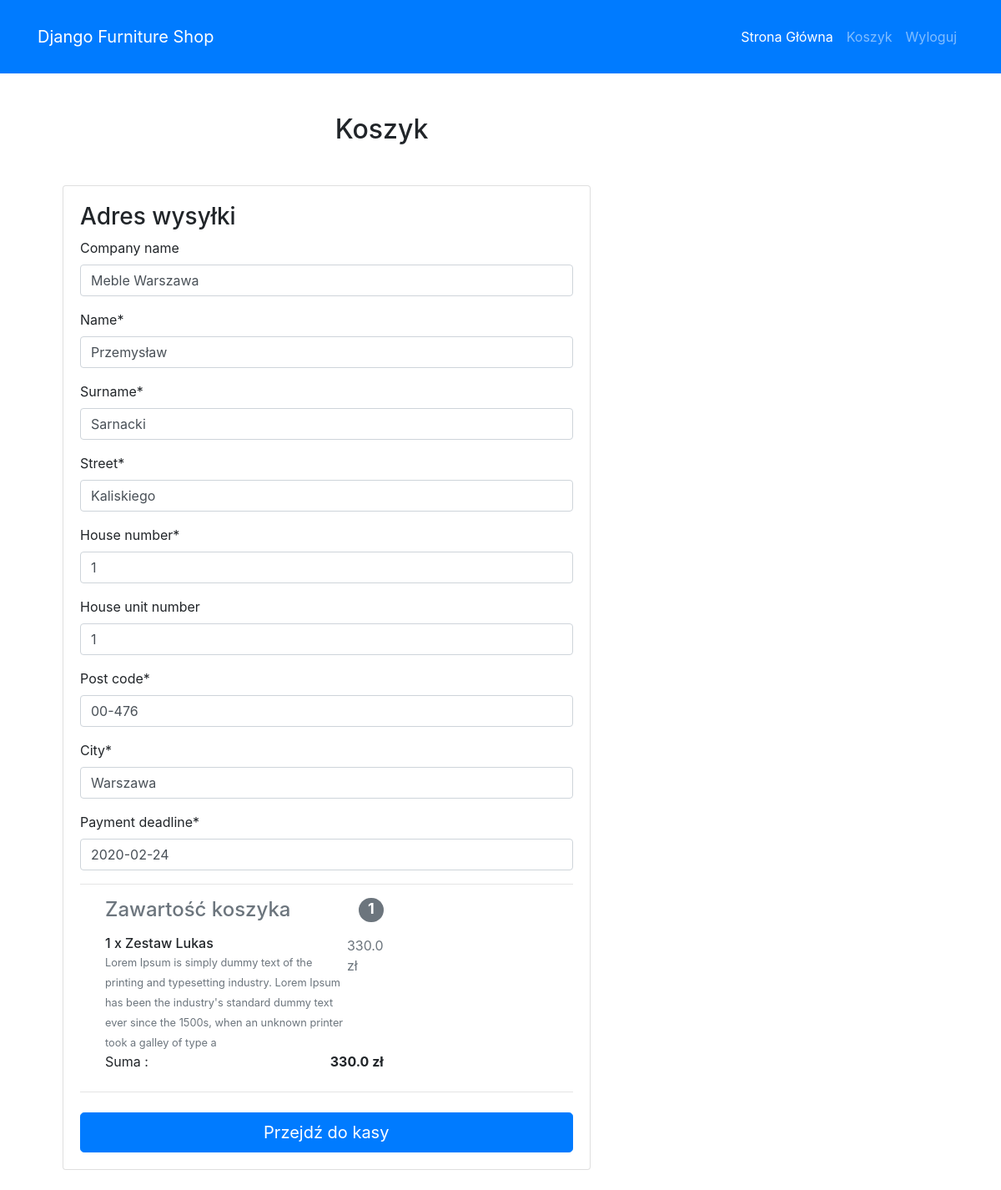
/checkout/ (signed in), run on an earlier commit of the app's database.
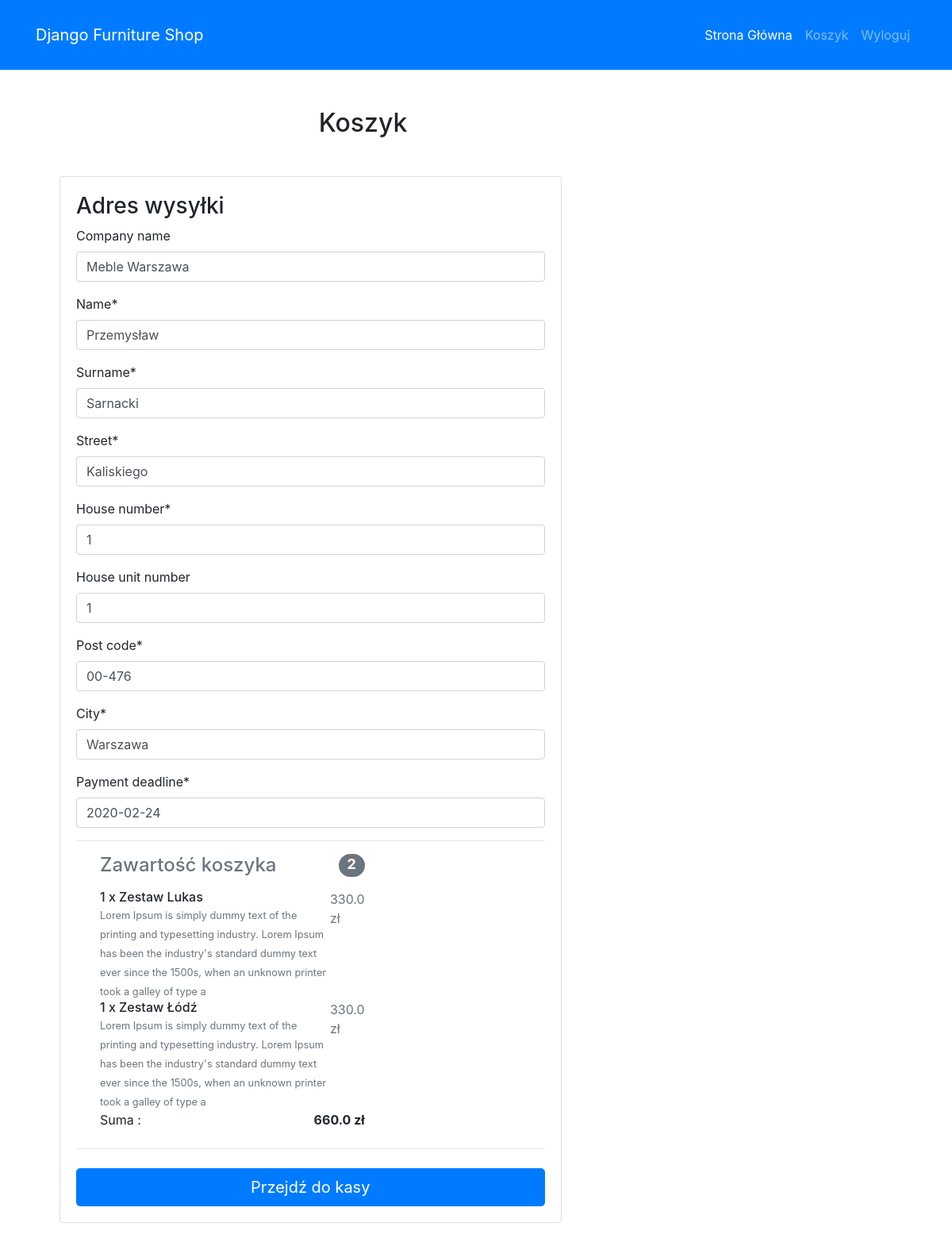
And on a later commit of the database.
### index/models.py (models this page shows, shortened)
class Order(models.Model):
    user = models.ForeignKey(settings.AUTH_USER_MODEL,
                            on_delete=models.CASCADE)
    products = models.ManyToManyField(OrderProduct)
    ordered_date = models.DateTimeField(auto_now_add=True)
    ordered = models.BooleanField(default=False)
    shipping_address = models.ForeignKey(
        'UserAddress', related_name='shipping_address', on_delete=models.SET_NULL, blank=True, null=True)
    sale_date = models.DateField(auto_now_add=True)
    payment_deadline = models.DateField(auto_now_add=True)
    def get_total(self):
        total = 0
        for order_product in self.products.all():
            total += order_product.get_total_price()
        return total

class OrderProduct(models.Model):
    user = models.ForeignKey(settings.AUTH_USER_MODEL,
                             on_delete=models.CASCADE)
    ordered = models.BooleanField(default=False)
    product = models.ForeignKey(Product, on_delete=models.CASCADE)
    quantity = models.IntegerField(default=1)
    def get_total_price(self):
        return self.quantity * self.product.price

class Product(models.Model):
    name = models.CharField(max_length=200)
    manufacturer = models.ForeignKey('auth.User', on_delete=models.CASCADE)
    description = models.CharField(max_length=200)
    created_date = models.DateTimeField(default=timezone.now)
    price = models.FloatField()
    photo = models.ImageField(upload_to = 'media/', null=True, blank=True)

### index/views.py (the view, shortened to what this page needs)
# urls.py: path('checkout/', CheckoutView.as_view(), name='checkout'),
class CheckoutView(LoginRequiredMixin, View):
    def get(self, *args, **kwargs):
        try:
            order = Order.objects.get(user=self.request.user, ordered=False)
            shipping_address_qs = UserAddress.objects.filter(
                user=self.request.user,
            )
            if shipping_address_qs.exists():
                form = CheckoutForm(initial={
                    'company_name': shipping_address_qs[0].company_name,
                    'name': shipping_address_qs[0].name,
                    'surname': shipping_address_qs[0].surname,
                    'street': shipping_address_qs[0].street,
                    'house_number': shipping_address_qs[0].house_number,
                    'house_unit_number': shipping_address_qs[0].house_unit_number,
                    'post_code': shipping_address_qs[0].post_code,
                    'city': shipping_address_qs[0].city
                })
            else:
                form = CheckoutForm()
            context = {
                'form': form,
                'order': order,
            }
            return render(self.request, "index/checkout.html", context)
        except ObjectDoesNotExist:
            messages.info(self.request, "Nie masz żadnego zamówienia")
            return redirect('/')

### index/forms.py
class CheckoutForm(forms.Form):
    company_name = forms.CharField(max_length=20, required=False)
    name = forms.CharField(max_length=30)
    surname = forms.CharField(max_length=30)
    street = forms.CharField(max_length=30)
    house_number = forms.CharField(max_length=30)
    house_unit_number = forms.CharField(max_length=30, required=False)
    post_code = forms.CharField(max_length=30)
    city = forms.CharField(max_length=30)
    payment_deadline = forms.DateField(initial=datetime.date.today)
    class Meta:
        model = UserAddress
        fields = ('company_name', 'name', 'surname', 'street', 'house_number', 'house_unit_number', 'post_code', 'city')

### index/templatetags/group_tag.py (called while the page is built)
@register.filter(name='group_tag')
def group_tag(user, group_name):
    group = Group.objects.get(name=group_name)
    return True if group in user.groups.all() else False

### index/templates/index/checkout.html (shortened to what this page needs)
{% extends "index/base.html" %}
{% load crispy_forms_tags %}
{% load group_tag %}
{% block content %}
  <main >
    <div class="container wow fadeIn">
      <h2 class="my-5 h2 text-center">Koszyk</h2>
        <div class="col-md-10 mb-4 ">
          <div class="card">
            <form method="POST" class="card-body">
              <h3>Adres wysyłki</h3>
              <div class='hideable_shipping_form'>
                  {{form|crispy}}
              </div>
              <hr>
              <div class="col-md-8 mb-4">
                    {% include "index/order_snippet.html" %}
                </div>
                <hr class="mb-4">
                    <button class="btn btn-primary btn-lg btn-block" type="submit">Przejdź do kasy</button>
                </div>
        </div>
    </div>
  </main>
{% endblock content %}

### index/templates/index/order_snippet.html (shortened to what this page needs)
{% load group_tag %}
<div class="col-md-12 mb-4">
    {% if request.user|group_tag:"Customer"  %}
    <h4 class="d-flex justify-content-between align-products-center mb-3">
        <span class="text-muted">Zawartość koszyka</span>
        <span class="badge badge-secondary badge-pill">{{ order.products.count }}</span>
        </h4>
        <ul class="list-group mb-3 z-depth-1">
        {% for order_product in order.products.all %}
        <li class="list-group-product d-flex justify-content-between lh-condensed">
            <div>
            <h6 class="my-0">{{ order_product.quantity }} x {{ order_product.product.name}}</h6>
            <small class="text-muted">{{ order_product.product.description}}</small>
            </div>
            <span class="text-muted">{{ order_product.get_total_price }} zł</span>
        </li>
        {% endfor %}
        <li class="list-group-product d-flex justify-content-between">
            <span>Suma :</span>
            <strong>{{ order.get_total }} zł</strong>
        </li>
    </ul>
    {% else %}
    <h1>Nie masz tutaj dostępu!</h1>
    {% endif %}
    </div>

What changed in the data, as far as the page shows it:
no longer on this page (row edited): Order: products.count "1", get_total "330.0"
added Order: products.count "2", get_total "660.0"
added OrderProduct: quantity "1", product.name "Zestaw Łódź", product.description "Lorem Ipsum is simply dummy text of the printing and typesetting industry. Lorem Ipsum has been the industry's standard dummy text ever since the 1500s, when an unknown printer took a galley of type a", get_total_price "330.0"
